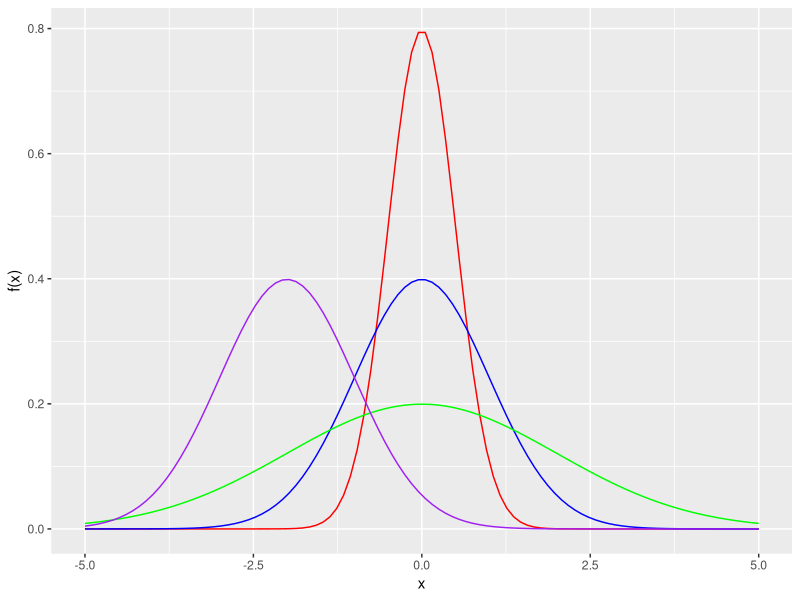

Generate this figure with R:
## ---- chunk 1
knitr::opts_chunk$set(echo = TRUE, eval = TRUE)
## ---- chunk 2
library(tidyverse)
## ---- chunk 3
xValues <- seq(from = -5, to = 5, length = 100)
plotA <- dnorm(xValues, mean = 0, sd = 0.5) #
plotB <-  dnorm(xValues, mean = 0, sd = 1)
plotC <-  dnorm(xValues, mean = 0, sd = 2)
plotD <-  dnorm(xValues, mean = -2, sd = 1)

normalDistributionsTibble <- tibble(x_value = xValues, 
                                    red_value = plotA,
                                    blue_value = plotB,
                                    green_value = plotC,
                                    purple_value = plotD)

p <- normalDistributionsTibble %>% ggplot()
p + 
  geom_line(aes(x = xValues, y = red_value), color = "red") +
  geom_line(aes(x = xValues, y = blue_value), color = "blue") +
  geom_line(aes(x = xValues, y = green_value), color = "green") +
  geom_line(aes(x = xValues, y = purple_value), color = "purple") +
  xlab("x") +
  ylab("f(x)")
